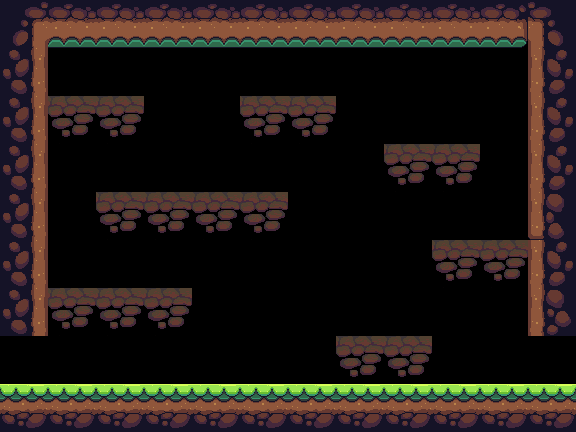

This game map was drawn from its Tiled (.tmx) file and the tilesets committed beside it. A one-line description and the full map source follow:
An orthogonal 12x9 tile map with 48x48 px tiles, 1 tile layer (Tile Layer 1).

<map version="1.5" tiledversion="1.7.2" orientation="orthogonal" renderorder="right-down" width="12" height="9" tilewidth="48" tileheight="48" infinite="0" nextlayerid="3" nextobjectid="1">
 <editorsettings>
  <export target="world1data.json" format="json" />
 </editorsettings>
 <tileset firstgid="1" source="../Tiles.tsx" />
 <layer id="2" name="Tile Layer 1" width="12" height="9">
  <data encoding="csv">
115,84,84,84,84,84,84,84,84,84,116,114,
88,0,0,0,0,0,0,0,0,0,0,87,
88,129,129,0,0,129,129,0,0,0,0,87,
88,0,0,0,0,0,0,0,129,129,0,87,
88,0,129,129,129,129,0,0,0,0,0,89,
88,0,0,0,0,0,0,0,0,129,129,87,
88,129,129,129,0,0,0,0,0,0,0,90,
0,0,0,0,0,0,0,129,129,0,0,0,
46,46,46,46,46,46,46,46,46,46,46,46
</data>
 </layer>
</map>